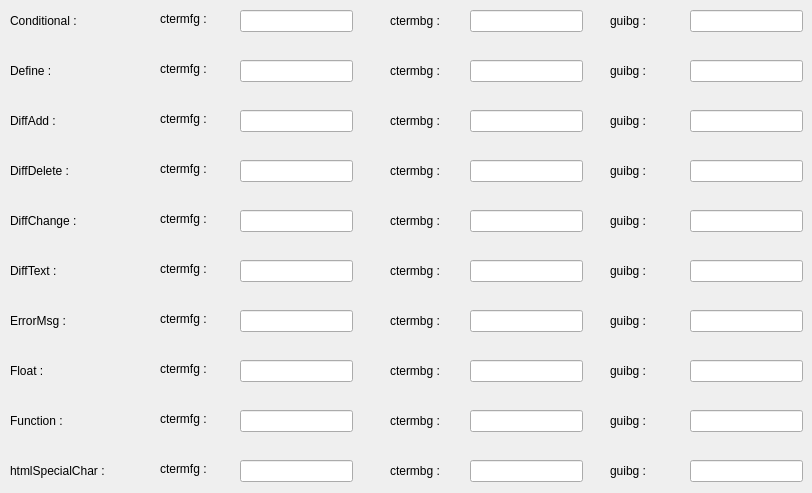
      <widget class="QWidget" name="tab_3">
       <attribute name="title">
        <string>Options Tab 3</string>
       </attribute>
       <widget class="QLabel" name="label_129">
        <property name="geometry">
         <rect>
          <x>160</x>
          <y>3</y>
          <width>71</width>
          <height>31</height>
         </rect>
        </property>
        <property name="text">
         <string>ctermfg :</string>
        </property>
       </widget>
       <widget class="QLabel" name="label_130">
        <property name="geometry">
         <rect>
          <x>390</x>
          <y>10</y>
          <width>71</width>
          <height>21</height>
         </rect>
        </property>
        <property name="text">
         <string>ctermbg :</string>
        </property>
       </widget>
       <widget class="QLabel" name="label_131">
        <property name="geometry">
         <rect>
          <x>10</x>
          <y>10</y>
          <width>81</width>
          <height>21</height>
         </rect>
        </property>
        <property name="text">
         <string>Conditional :</string>
        </property>
       </widget>
       <widget class="QLabel" name="label_132">
        <property name="geometry">
         <rect>
          <x>610</x>
          <y>10</y>
          <width>59</width>
          <height>21</height>
         </rect>
        </property>
        <property name="text">
         <string>guibg :</string>
        </property>
       </widget>
       <widget class="QLineEdit" name="lineEdit_97">
        <property name="geometry">
         <rect>
          <x>690</x>
          <y>10</y>
          <width>113</width>
          <height>22</height>
         </rect>
        </property>
       </widget>
       <widget class="QLineEdit" name="lineEdit_98">
        <property name="geometry">
         <rect>
          <x>240</x>
          <y>10</y>
          <width>113</width>
          <height>22</height>
         </rect>
        </property>
        <property name="styleSheet">
         <string notr="true"/>
        </property>
       </widget>
       <widget class="QLineEdit" name="lineEdit_99">
        <property name="geometry">
         <rect>
          <x>470</x>
          <y>10</y>
          <width>113</width>
          <height>22</height>
         </rect>
        </property>
       </widget>
       <widget class="QLineEdit" name="lineEdit_100">
        <property name="geometry">
         <rect>
          <x>240</x>
          <y>60</y>
          <width>113</width>
          <height>22</height>
         </rect>
        </property>
        <property name="styleSheet">
         <string notr="true"/>
        </property>
       </widget>
       <widget class="QLabel" name="label_133">
        <property name="geometry">
         <rect>
          <x>160</x>
          <y>53</y>
          <width>71</width>
          <height>31</height>
         </rect>
        </property>
        <property name="text">
         <string>ctermfg :</string>
        </property>
       </widget>
       <widget class="QLineEdit" name="lineEdit_101">
        <property name="geometry">
         <rect>
          <x>690</x>
          <y>60</y>
          <width>113</width>
          <height>22</height>
         </rect>
        </property>
       </widget>
       <widget class="QLabel" name="label_134">
        <property name="geometry">
         <rect>
          <x>390</x>
          <y>60</y>
          <width>71</width>
          <height>21</height>
         </rect>
        </property>
        <property name="text">
         <string>ctermbg :</string>
        </property>
       </widget>
       <widget class="QLineEdit" name="lineEdit_102">
        <property name="geometry">
         <rect>
          <x>470</x>
          <y>60</y>
          <width>113</width>
          <height>22</height>
         </rect>
        </property>
       </widget>
       <widget class="QLabel" name="label_135">
        <property name="geometry">
         <rect>
          <x>10</x>
          <y>60</y>
          <width>81</width>
          <height>21</height>
         </rect>
        </property>
        <property name="text">
         <string>Define :</string>
        </property>
       </widget>
       <widget class="QLabel" name="label_136">
        <property name="geometry">
         <rect>
          <x>610</x>
          <y>60</y>
          <width>59</width>
          <height>21</height>
         </rect>
        </property>
        <property name="text">
         <string>guibg :</string>
        </property>
       </widget>
       <widget class="QLabel" name="label_137">
        <property name="geometry">
         <rect>
          <x>160</x>
          <y>103</y>
          <width>71</width>
          <height>31</height>
         </rect>
        </property>
        <property name="text">
         <string>ctermfg :</string>
        </property>
       </widget>
       <widget class="QLabel" name="label_138">
        <property name="geometry">
         <rect>
          <x>610</x>
          <y>110</y>
          <width>59</width>
          <height>21</height>
         </rect>
        </property>
        <property name="text">
         <string>guibg :</string>
        </property>
       </widget>
       <widget class="QLabel" name="label_139">
        <property name="geometry">
         <rect>
          <x>390</x>
          <y>110</y>
          <width>71</width>
          <height>21</height>
         </rect>
        </property>
        <property name="text">
         <string>ctermbg :</string>
        </property>
       </widget>
       <widget class="QLineEdit" name="lineEdit_103">
        <property name="geometry">
         <rect>
          <x>690</x>
          <y>110</y>
          <width>113</width>
          <height>22</height>
         </rect>
        </property>
       </widget>
       <widget class="QLineEdit" name="lineEdit_104">
        <property name="geometry">
         <rect>
          <x>240</x>
          <y>110</y>
          <width>113</width>
          <height>22</height>
         </rect>
        </property>
        <property name="styleSheet">
         <string notr="true"/>
        </property>
       </widget>
       <widget class="QLabel" name="label_140">
        <property name="geometry">
         <rect>
          <x>10</x>
          <y>110</y>
          <width>81</width>
          <height>21</height>
         </rect>
        </property>
        <property name="text">
         <string>DiffAdd :</string>
        </property>
       </widget>
       <widget class="QLineEdit" name="lineEdit_105">
        <property name="geometry">
         <rect>
          <x>470</x>
          <y>110</y>
          <width>113</width>
          <height>22</height>
         </rect>
        </property>
       </widget>
       <widget class="QLineEdit" name="lineEdit_106">
        <property name="geometry">
         <rect>
          <x>240</x>
          <y>160</y>
          <width>113</width>
          <height>22</height>
         </rect>
        </property>
        <property name="styleSheet">
         <string notr="true"/>
        </property>
       </widget>
       <widget class="QLineEdit" name="lineEdit_107">
        <property name="geometry">
         <rect>
          <x>690</x>
          <y>160</y>
          <width>113</width>
          <height>22</height>
         </rect>
        </property>
       </widget>
       <widget class="QLabel" name="label_141">
        <property name="geometry">
         <rect>
          <x>10</x>
          <y>160</y>
          <width>81</width>
          <height>21</height>
         </rect>
        </property>
        <property name="text">
         <string>DiffDelete :</string>
        </property>
       </widget>
       <widget class="QLabel" name="label_142">
        <property name="geometry">
         <rect>
          <x>610</x>
          <y>160</y>
          <width>59</width>
          <height>21</height>
         </rect>
        </property>
        <property name="text">
         <string>guibg :</string>
        </property>
       </widget>
       <widget class="QLabel" name="label_143">
        <property name="geometry">
         <rect>
          <x>160</x>
          <y>153</y>
          <width>71</width>
          <height>31</height>
         </rect>
        </property>
        <property name="text">
         <string>ctermfg :</string>
        </property>
       </widget>
       <widget class="QLineEdit" name="lineEdit_108">
        <property name="geometry">
         <rect>
          <x>470</x>
          <y>160</y>
          <width>113</width>
          <height>22</height>
         </rect>
        </property>
       </widget>
       <widget class="QLabel" name="label_144">
        <property name="geometry">
         <rect>
          <x>390</x>
          <y>160</y>
          <width>71</width>
          <height>21</height>
         </rect>
        </property>
        <property name="text">
         <string>ctermbg :</string>
        </property>
       </widget>
       <widget class="QLineEdit" name="lineEdit_109">
        <property name="geometry">
         <rect>
          <x>470</x>
          <y>210</y>
          <width>113</width>
          <height>22</height>
         </rect>
        </property>
       </widget>
       <widget class="QLineEdit" name="lineEdit_110">
        <property name="geometry">
         <rect>
          <x>240</x>
          <y>210</y>
          <width>113</width>
          <height>22</height>
         </rect>
        </property>
        <property name="styleSheet">
         <string notr="true"/>
        </property>
       </widget>
       <widget class="QLabel" name="label_145">
        <property name="geometry">
         <rect>
          <x>610</x>
          <y>210</y>
          <width>59</width>
          <height>21</height>
         </rect>
        </property>
        <property name="text">
         <string>guibg :</string>
        </property>
       </widget>
       <widget class="QLabel" name="label_146">
        <property name="geometry">
         <rect>
          <x>10</x>
          <y>210</y>
          <width>81</width>
          <height>21</height>
         </rect>
        </property>
        <property name="text">
         <string>DiffChange :</string>
        </property>
       </widget>
       <widget class="QLabel" name="label_147">
        <property name="geometry">
         <rect>
          <x>390</x>
          <y>210</y>
          <width>71</width>
          <height>21</height>
         </rect>
        </property>
        <property name="text">
         <string>ctermbg :</string>
        </property>
       </widget>
       <widget class="QLabel" name="label_148">
        <property name="geometry">
         <rect>
          <x>160</x>
          <y>203</y>
          <width>71</width>
          <height>31</height>
         </rect>
        </property>
        <property name="text">
         <string>ctermfg :</string>
        </property>
       </widget>
       <widget class="QLineEdit" name="lineEdit_111">
        <property name="geometry">
         <rect>
          <x>690</x>
          <y>210</y>
          <width>113</width>
          <height>22</height>
         </rect>
        </property>
       </widget>
       <widget class="QLabel" name="label_149">
        <property name="geometry">
         <rect>
          <x>10</x>
          <y>260</y>
          <width>81</width>
          <height>21</height>
         </rect>
        </property>
        <property name="text">
         <string>DiffText :</string>
        </property>
       </widget>
       <widget class="QLabel" name="label_150">
        <property name="geometry">
         <rect>
          <x>390</x>
          <y>260</y>
          <width>71</width>
          <height>21</height>
         </rect>
        </property>
        <property name="text">
         <string>ctermbg :</string>
        </property>
       </widget>
       <widget class="QLineEdit" name="lineEdit_112">
        <property name="geometry">
         <rect>
          <x>240</x>
          <y>260</y>
          <width>113</width>
          <height>22</height>
         </rect>
        </property>
        <property name="styleSheet">
         <string notr="true"/>
        </property>
       </widget>
       <widget class="QLineEdit" name="lineEdit_113">
        <property name="geometry">
         <rect>
          <x>690</x>
          <y>260</y>
          <width>113</width>
          <height>22</height>
         </rect>
        </property>
       </widget>
       <widget class="QLabel" name="label_151">
        <property name="geometry">
         <rect>
          <x>610</x>
          <y>260</y>
          <width>59</width>
          <height>21</height>
         </rect>
        </property>
        <property name="text">
         <string>guibg :</string>
        </property>
       </widget>
       <widget class="QLineEdit" name="lineEdit_114">
        <property name="geometry">
         <rect>
          <x>470</x>
          <y>260</y>
          <width>113</width>
          <height>22</height>
         </rect>
        </property>
       </widget>
       <widget class="QLabel" name="label_152">
        <property name="geometry">
         <rect>
          <x>160</x>
          <y>253</y>
          <width>71</width>
          <height>31</height>
         </rect>
        </property>
        <property name="text">
         <string>ctermfg :</string>
        </property>
       </widget>
       <widget class="QLabel" name="label_153">
        <property name="geometry">
         <rect>
          <x>10</x>
          <y>310</y>
          <width>81</width>
          <height>21</height>
         </rect>
        </property>
        <property name="text">
         <string>ErrorMsg :</string>
        </property>
       </widget>
       <widget class="QLineEdit" name="lineEdit_115">
        <property name="geometry">
         <rect>
          <x>470</x>
          <y>310</y>
          <width>113</width>
          <height>22</height>
         </rect>
        </property>
       </widget>
       <widget class="QLineEdit" name="lineEdit_116">
        <property name="geometry">
         <rect>
          <x>690</x>
          <y>310</y>
          <width>113</width>
          <height>22</height>
         </rect>
        </property>
       </widget>
       <widget class="QLabel" name="label_154">
        <property name="geometry">
         <rect>
          <x>390</x>
          <y>310</y>
          <width>71</width>
          <height>21</height>
         </rect>
        </property>
        <property name="text">
         <string>ctermbg :</string>
        </property>
       </widget>
       <widget class="QLabel" name="label_155">
        <property name="geometry">
         <rect>
          <x>160</x>
          <y>303</y>
          <width>71</width>
          <height>31</height>
         </rect>
        </property>
        <property name="text">
         <string>ctermfg :</string>
        </property>
       </widget>
       <widget class="QLineEdit" name="lineEdit_117">
        <property name="geometry">
         <rect>
          <x>240</x>
          <y>310</y>
          <width>113</width>
          <height>22</height>
         </rect>
        </property>
        <property name="styleSheet">
         <string notr="true"/>
        </property>
       </widget>
       <widget class="QLabel" name="label_156">
        <property name="geometry">
         <rect>
          <x>610</x>
          <y>310</y>
          <width>59</width>
          <height>21</height>
         </rect>
        </property>
        <property name="text">
         <string>guibg :</string>
        </property>
       </widget>
       <widget class="QLabel" name="label_157">
        <property name="geometry">
         <rect>
          <x>610</x>
          <y>360</y>
          <width>59</width>
          <height>21</height>
         </rect>
        </property>
        <property name="text">
         <string>guibg :</string>
        </property>
       </widget>
       <widget class="QLabel" name="label_158">
        <property name="geometry">
         <rect>
          <x>390</x>
          <y>360</y>
          <width>71</width>
          <height>21</height>
         </rect>
        </property>
        <property name="text">
         <string>ctermbg :</string>
        </property>
       </widget>
       <widget class="QLineEdit" name="lineEdit_118">
        <property name="geometry">
         <rect>
          <x>470</x>
          <y>360</y>
          <width>113</width>
          <height>22</height>
         </rect>
        </property>
       </widget>
       <widget class="QLabel" name="label_159">
        <property name="geometry">
         <rect>
          <x>10</x>
          <y>360</y>
          <width>81</width>
          <height>21</height>
         </rect>
        </property>
        <property name="text">
         <string>Float :</string>
        </property>
       </widget>
       <widget class="QLabel" name="label_160">
        <property name="geometry">
         <rect>
          <x>160</x>
          <y>353</y>
          <width>71</width>
          <height>31</height>
         </rect>
        </property>
        <property name="text">
         <string>ctermfg :</string>
        </property>
       </widget>
       <widget class="QLineEdit" name="lineEdit_119">
        <property name="geometry">
         <rect>
          <x>240</x>
          <y>360</y>
          <width>113</width>
          <height>22</height>
         </rect>
        </property>
        <property name="styleSheet">
         <string notr="true"/>
        </property>
       </widget>
       <widget class="QLineEdit" name="lineEdit_120">
        <property name="geometry">
         <rect>
          <x>690</x>
          <y>360</y>
          <width>113</width>
          <height>22</height>
         </rect>
        </property>
       </widget>
       <widget class="QLabel" name="label_161">
        <property name="geometry">
         <rect>
          <x>10</x>
          <y>410</y>
          <width>81</width>
          <height>21</height>
         </rect>
        </property>
        <property name="text">
         <string>Function :</string>
        </property>
       </widget>
       <widget class="QLineEdit" name="lineEdit_121">
        <property name="geometry">
         <rect>
          <x>240</x>
          <y>410</y>
          <width>113</width>
          <height>22</height>
         </rect>
        </property>
        <property name="styleSheet">
         <string notr="true"/>
        </property>
       </widget>
       <widget class="QLineEdit" name="lineEdit_122">
        <property name="geometry">
         <rect>
          <x>690</x>
          <y>410</y>
          <width>113</width>
          <height>22</height>
         </rect>
        </property>
       </widget>
       <widget class="QLabel" name="label_162">
        <property name="geometry">
         <rect>
          <x>390</x>
          <y>410</y>
          <width>71</width>
          <height>21</height>
         </rect>
        </property>
        <property name="text">
         <string>ctermbg :</string>
        </property>
       </widget>
       <widget class="QLabel" name="label_163">
        <property name="geometry">
         <rect>
          <x>160</x>
          <y>403</y>
          <width>71</width>
          <height>31</height>
         </rect>
        </property>
        <property name="text">
         <string>ctermfg :</string>
        </property>
       </widget>
       <widget class="QLineEdit" name="lineEdit_123">
        <property name="geometry">
         <rect>
          <x>470</x>
          <y>410</y>
          <width>113</width>
          <height>22</height>
         </rect>
        </property>
       </widget>
       <widget class="QLabel" name="label_164">
        <property name="geometry">
         <rect>
          <x>610</x>
          <y>410</y>
          <width>59</width>
          <height>21</height>
         </rect>
        </property>
        <property name="text">
         <string>guibg :</string>
        </property>
       </widget>
       <widget class="QLineEdit" name="lineEdit_124">
        <property name="geometry">
         <rect>
          <x>240</x>
          <y>460</y>
          <width>113</width>
          <height>22</height>
         </rect>
        </property>
        <property name="styleSheet">
         <string notr="true"/>
        </property>
       </widget>
       <widget class="QLineEdit" name="lineEdit_125">
        <property name="geometry">
         <rect>
          <x>470</x>
          <y>460</y>
          <width>113</width>
          <height>22</height>
         </rect>
        </property>
       </widget>
       <widget class="QLabel" name="label_165">
        <property name="geometry">
         <rect>
          <x>160</x>
          <y>453</y>
          <width>71</width>
          <height>31</height>
         </rect>
        </property>
        <property name="text">
         <string>ctermfg :</string>
        </property>
       </widget>
       <widget class="QLineEdit" name="lineEdit_126">
        <property name="geometry">
         <rect>
          <x>690</x>
          <y>460</y>
          <width>113</width>
          <height>22</height>
         </rect>
        </property>
       </widget>
       <widget class="QLabel" name="label_166">
        <property name="geometry">
         <rect>
          <x>610</x>
          <y>460</y>
          <width>59</width>
          <height>21</height>
         </rect>
        </property>
        <property name="text">
         <string>guibg :</string>
        </property>
       </widget>
       <widget class="QLabel" name="label_167">
        <property name="geometry">
         <rect>
          <x>10</x>
          <y>460</y>
          <width>121</width>
          <height>21</height>
         </rect>
        </property>
        <property name="text">
         <string>htmlSpecialChar :</string>
        </property>
       </widget>
       <widget class="QLabel" name="label_168">
        <property name="geometry">
         <rect>
          <x>390</x>
          <y>460</y>
          <width>71</width>
          <height>21</height>
         </rect>
        </property>
        <property name="text">
         <string>ctermbg :</string>
        </property>
       </widget>
      </widget>
